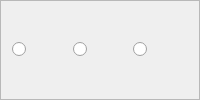
             <widget class="QFrame" name="frame_12">
              <property name="minimumSize">
               <size>
                <width>150</width>
                <height>37</height>
               </size>
              </property>
              <property name="frameShape">
               <enum>QFrame::StyledPanel</enum>
              </property>
              <property name="frameShadow">
               <enum>QFrame::Raised</enum>
              </property>
              <layout class="QGridLayout" name="gridLayout_9">
               <item row="0" column="0">
                <widget class="QRadioButton" name="no_soil_bclambda">
                 <property name="text">
                  <string/>
                 </property>
                </widget>
               </item>
               <item row="0" column="1">
                <widget class="QRadioButton" name="change_soil_bclambda">
                 <property name="text">
                  <string/>
                 </property>
                </widget>
               </item>
               <item row="0" column="2">
                <widget class="QRadioButton" name="calibrate_soil_bclambda">
                 <property name="maximumSize">
                  <size>
                   <width>16777215</width>
                   <height>37</height>
                  </size>
                 </property>
                 <property name="text">
                  <string/>
                 </property>
                </widget>
               </item>
              </layout>
             </widget>
